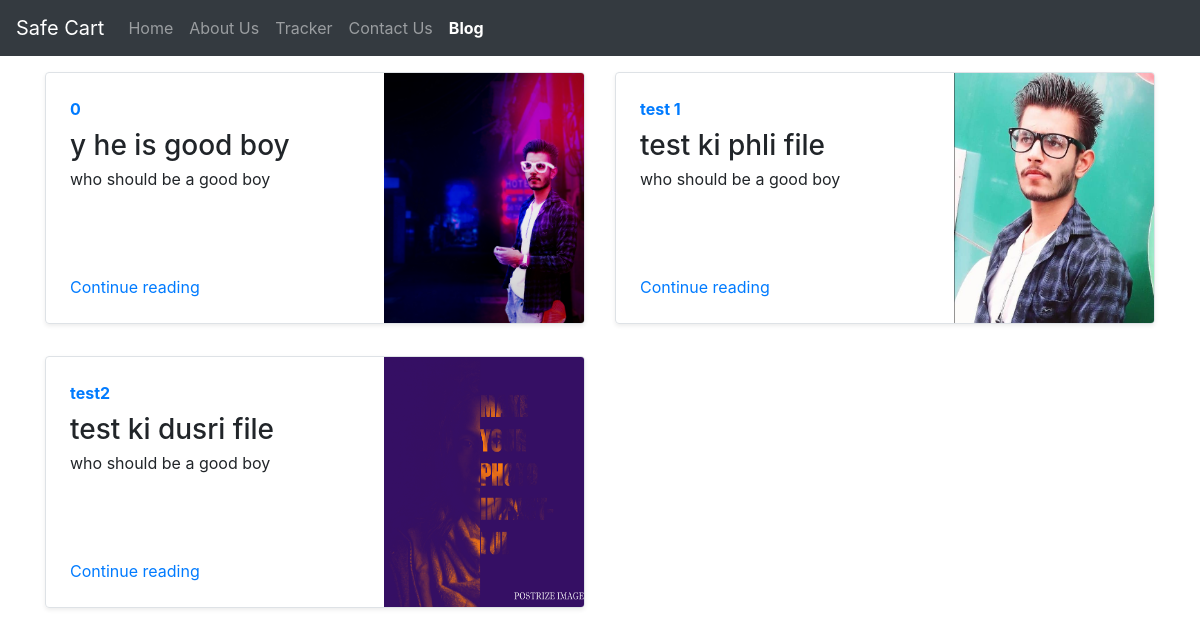
Screenshot of /blog/ with the database file from the repository.
### blog/models.py (models this page shows)
class Blogpost(models.Model):
    post_id = models.AutoField(primary_key=True)
    tittle = models.CharField(max_length=500)
    head0 = models.CharField(max_length=5000, default='')
    chead0 = models.CharField(max_length=5000, default='')
    head1 = models.CharField(max_length=5000, default='')
    chead1= models.CharField(max_length=5000,default='')
    head2= models.CharField(max_length=5000,default='')
    chead2= models.CharField(max_length=5000,default='')
    pub_date = models.DateField()
    thumbnail = models.ImageField(upload_to='shop/images', default='')
    def __str__(self):
        return self.tittle

### blog/views.py (the view)
# urls.py: path('', views.index , name='blogHome'),
def index(request):
    myposts= Blogpost.objects.all()
    print(myposts)
    return render(request, 'blog/index.html', {'myposts': myposts})

### blog/templates/blog/index.html (shortened to what this page needs)
{% extends 'blog/basic.html' %}
{% block body %}
{% load static %}
<div class="container mt-3">
  <div class="row my-2">
    {% for item in myposts %}
    <div class="col-md-6">
      <div class="row no-gutters border rounded overflow-hidden flex-md-row mb-4 shadow-sm h-md-250 position-relative">
        <div class="col p-4 d-flex flex-column position-static">
          <strong class="d-inline-block mb-2 text-primary">
            {{item.tittle}}
          </strong>
          <h3 class="mb-0">{{item.head0}}</h3>
          <p class="card-text mb-auto">{{item.head1}}</p>
          <a href="blogpost/{{item.post_id}}" class="stretched-link">Continue reading</a>
        </div>
        <div class="col-auto d-none d-lg-block">
          <img src="/media/{{item.thumbnail}}" class="bd-placeholder-img" width="200" height="250"
            aria-label="Placeholder: Thumbnail">
        </div>
      </div>
    </div>
    {% if forloop.counter|divisibleby:2%}
  </div>
  <div class="row my-2">
    {%endif%}
    {%endfor%}</div>
</div>
{%endblock%}

### blog/templates/blog/basic.html (shortened to what this page needs)
<!doctype html>
<html lang="en">
  <head>
    <link rel="stylesheet" href="https://stackpath.bootstrapcdn.com/bootstrap/4.2.1/css/bootstrap.min.css">
  </head>
  <body>
    <nav class="navbar navbar-expand-lg navbar-dark bg-dark">
  <a class="navbar-brand" href="/shop">Safe Cart</a>
  <div class="collapse navbar-collapse" id="navbarSupportedContent">
    <ul class="navbar-nav mr-auto">
      <li class="nav-item">
        <a class="nav-link" href="/shop">Home <span class="sr-only">(current)</span></a>
      </li>
      <li class="nav-item">
        <a class="nav-link" href="/shop/about">About Us</a>
      </li>
      <li class="nav-item">
        <a class="nav-link" href="/shop/tracker">Tracker</a>
      </li>
       <li class="nav-item">
        <a class="nav-link" href="/shop/contact">Contact Us</a>
      </li>
      <li class="nav-item active">
        <a class="nav-link" href="/blog"><strong>Blog</strong></a>
      </li>
    </ul>
  </div>
</nav>
  {% block body %} {% endblock %}
  </body>
</html>

### rows the page displays
Blogpost: tittle "0", head0 "y he is good boy", head1 "who should be a good boy", thumbnail (picture)
Blogpost: tittle "test 1", head0 "test ki phli file", head1 "who should be a good boy", thumbnail (picture)
Blogpost: tittle "test2", head0 "test ki dusri file", head1 "who should be a good boy", thumbnail (picture)
